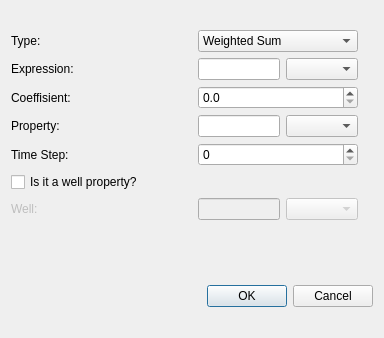
<?xml version="1.0" encoding="UTF-8"?>
<ui version="4.0">
 <class>OptObjectiveDialog</class>
 <widget class="QDialog" name="OptObjectiveDialog">
  <property name="geometry">
   <rect>
    <x>0</x>
    <y>0</y>
    <width>384</width>
    <height>338</height>
   </rect>
  </property>
  <property name="windowTitle">
   <string>Dialog</string>
  </property>
  <layout class="QVBoxLayout" name="verticalLayout_2">
   <item>
    <layout class="QHBoxLayout" name="horizontalLayout_8">
     <item>
      <layout class="QVBoxLayout" name="verticalLayout">
       <item>
        <layout class="QHBoxLayout" name="horizontalLayout">
         <item>
          <widget class="QLabel" name="label">
           <property name="minimumSize">
            <size>
             <width>181</width>
             <height>0</height>
            </size>
           </property>
           <property name="text">
            <string>Type:</string>
           </property>
          </widget>
         </item>
         <item>
          <widget class="QComboBox" name="comboBox">
           <item>
            <property name="text">
             <string>Weighted Sum</string>
            </property>
           </item>
          </widget>
         </item>
        </layout>
       </item>
       <item>
        <layout class="QHBoxLayout" name="horizontalLayout_5">
         <item>
          <widget class="QLabel" name="label_3">
           <property name="minimumSize">
            <size>
             <width>181</width>
             <height>0</height>
            </size>
           </property>
           <property name="text">
            <string>Expression:</string>
           </property>
          </widget>
         </item>
         <item>
          <widget class="QLineEdit" name="lineEdit"/>
         </item>
         <item>
          <widget class="QComboBox" name="comboBox_2"/>
         </item>
        </layout>
       </item>
       <item>
        <layout class="QHBoxLayout" name="horizontalLayout_2">
         <item>
          <widget class="QLabel" name="label_2">
           <property name="minimumSize">
            <size>
             <width>181</width>
             <height>0</height>
            </size>
           </property>
           <property name="text">
            <string>Coeffisient:</string>
           </property>
          </widget>
         </item>
         <item>
          <widget class="QDoubleSpinBox" name="doubleSpinBox">
           <property name="decimals">
            <number>1</number>
           </property>
           <property name="singleStep">
            <double>0.500000000000000</double>
           </property>
          </widget>
         </item>
        </layout>
       </item>
       <item>
        <layout class="QHBoxLayout" name="horizontalLayout_6">
         <item>
          <widget class="QLabel" name="label_4">
           <property name="minimumSize">
            <size>
             <width>181</width>
             <height>0</height>
            </size>
           </property>
           <property name="text">
            <string>Property:</string>
           </property>
          </widget>
         </item>
         <item>
          <widget class="QLineEdit" name="lineEdit_2"/>
         </item>
         <item>
          <widget class="QComboBox" name="comboBox_3"/>
         </item>
        </layout>
       </item>
       <item>
        <layout class="QHBoxLayout" name="horizontalLayout_3">
         <item>
          <widget class="QLabel" name="label_5">
           <property name="minimumSize">
            <size>
             <width>181</width>
             <height>0</height>
            </size>
           </property>
           <property name="text">
            <string>Time Step:</string>
           </property>
          </widget>
         </item>
         <item>
          <widget class="QSpinBox" name="spinBox"/>
         </item>
        </layout>
       </item>
       <item>
        <layout class="QHBoxLayout" name="horizontalLayout_4">
         <item>
          <widget class="QCheckBox" name="optObjectiveIsWellPropCheckBox">
           <property name="text">
            <string>Is it a well property?</string>
           </property>
          </widget>
         </item>
         <item>
          <spacer name="horizontalSpacer_2">
           <property name="orientation">
            <enum>Qt::Horizontal</enum>
           </property>
           <property name="sizeHint" stdset="0">
            <size>
             <width>40</width>
             <height>20</height>
            </size>
           </property>
          </spacer>
         </item>
        </layout>
       </item>
       <item>
        <layout class="QHBoxLayout" name="horizontalLayout_7">
         <item>
          <widget class="QLabel" name="optObjectiveWellLabel">
           <property name="enabled">
            <bool>false</bool>
           </property>
           <property name="minimumSize">
            <size>
             <width>181</width>
             <height>0</height>
            </size>
           </property>
           <property name="text">
            <string>Well:</string>
           </property>
          </widget>
         </item>
         <item>
          <widget class="QLineEdit" name="optObjectiveWellEdit">
           <property name="enabled">
            <bool>false</bool>
           </property>
          </widget>
         </item>
         <item>
          <widget class="QComboBox" name="optObjectiveWellComboBox">
           <property name="enabled">
            <bool>false</bool>
           </property>
          </widget>
         </item>
        </layout>
       </item>
      </layout>
     </item>
     <item>
      <spacer name="horizontalSpacer">
       <property name="orientation">
        <enum>Qt::Horizontal</enum>
       </property>
       <property name="sizeHint" stdset="0">
        <size>
         <width>40</width>
         <height>20</height>
        </size>
       </property>
      </spacer>
     </item>
    </layout>
   </item>
   <item>
    <spacer name="verticalSpacer">
     <property name="orientation">
      <enum>Qt::Vertical</enum>
     </property>
     <property name="sizeType">
      <enum>QSizePolicy::Fixed</enum>
     </property>
     <property name="sizeHint" stdset="0">
      <size>
       <width>20</width>
       <height>40</height>
      </size>
     </property>
    </spacer>
   </item>
   <item>
    <widget class="QDialogButtonBox" name="buttonBox">
     <property name="orientation">
      <enum>Qt::Horizontal</enum>
     </property>
     <property name="standardButtons">
      <set>QDialogButtonBox::Cancel|QDialogButtonBox::Ok</set>
     </property>
    </widget>
   </item>
  </layout>
 </widget>
 <resources/>
 <connections>
  <connection>
   <sender>buttonBox</sender>
   <signal>accepted()</signal>
   <receiver>OptObjectiveDialog</receiver>
   <slot>accept()</slot>
   <hints>
    <hint type="sourcelabel">
     <x>248</x>
     <y>254</y>
    </hint>
    <hint type="destinationlabel">
     <x>157</x>
     <y>274</y>
    </hint>
   </hints>
  </connection>
  <connection>
   <sender>buttonBox</sender>
   <signal>rejected()</signal>
   <receiver>OptObjectiveDialog</receiver>
   <slot>reject()</slot>
   <hints>
    <hint type="sourcelabel">
     <x>316</x>
     <y>260</y>
    </hint>
    <hint type="destinationlabel">
     <x>286</x>
     <y>274</y>
    </hint>
   </hints>
  </connection>
 </connections>
</ui>
